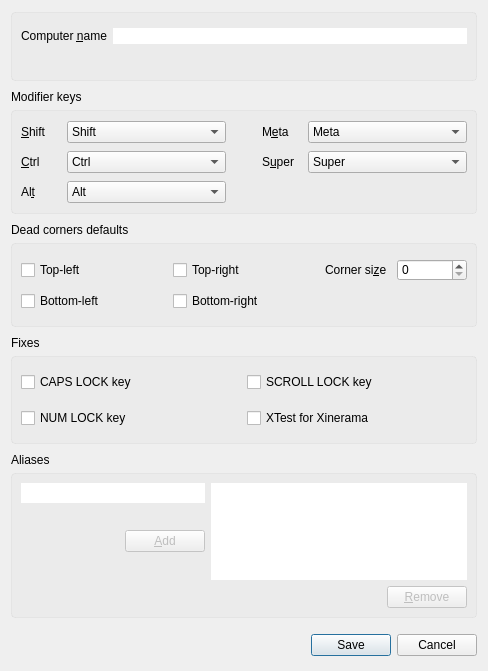
<?xml version="1.0" encoding="UTF-8"?>
<ui version="4.0">
 <class>ScreenSettingsDialogBase</class>
 <widget class="QDialog" name="ScreenSettingsDialogBase">
  <property name="geometry">
   <rect>
    <x>0</x>
    <y>0</y>
    <width>488</width>
    <height>671</height>
   </rect>
  </property>
  <property name="sizePolicy">
   <sizepolicy hsizetype="Preferred" vsizetype="Expanding">
    <horstretch>0</horstretch>
    <verstretch>1</verstretch>
   </sizepolicy>
  </property>
  <property name="minimumSize">
   <size>
    <width>400</width>
    <height>620</height>
   </size>
  </property>
  <property name="windowTitle">
   <string>Computer settings</string>
  </property>
  <layout class="QVBoxLayout">
   <property name="spacing">
    <number>6</number>
   </property>
   <property name="leftMargin">
    <number>11</number>
   </property>
   <property name="topMargin">
    <number>12</number>
   </property>
   <property name="rightMargin">
    <number>11</number>
   </property>
   <property name="bottomMargin">
    <number>15</number>
   </property>
   <item>
    <widget class="QFrame" name="groupBox">
     <property name="styleSheet">
      <string notr="true">.QFrame{
border: 1px solid  rgba(192,192,192, 0.2);
border-radius: 4px;
background-color: rgba(192,192,192, 0.1);
}</string>
     </property>
     <property name="frameShape">
      <enum>QFrame::StyledPanel</enum>
     </property>
     <property name="frameShadow">
      <enum>QFrame::Raised</enum>
     </property>
     <layout class="QGridLayout" name="gridLayout_4">
      <property name="topMargin">
       <number>15</number>
      </property>
      <property name="bottomMargin">
       <number>15</number>
      </property>
      <item row="0" column="0">
       <widget class="QLabel" name="label_7">
        <property name="sizePolicy">
         <sizepolicy hsizetype="Preferred" vsizetype="Fixed">
          <horstretch>0</horstretch>
          <verstretch>0</verstretch>
         </sizepolicy>
        </property>
        <property name="text">
         <string>Computer &amp;name</string>
        </property>
        <property name="buddy">
         <cstring>m_pLineEditName</cstring>
        </property>
       </widget>
      </item>
      <item row="0" column="1">
       <widget class="QLineEdit" name="m_pLineEditName">
        <property name="sizePolicy">
         <sizepolicy hsizetype="Expanding" vsizetype="Fixed">
          <horstretch>0</horstretch>
          <verstretch>0</verstretch>
         </sizepolicy>
        </property>
        <property name="maxLength">
         <number>255</number>
        </property>
        <property name="frame">
         <bool>false</bool>
        </property>
       </widget>
      </item>
      <item row="1" column="1">
       <widget class="QLabel" name="m_pLabelNameError">
        <property name="sizePolicy">
         <sizepolicy hsizetype="Preferred" vsizetype="Fixed">
          <horstretch>0</horstretch>
          <verstretch>0</verstretch>
         </sizepolicy>
        </property>
        <property name="minimumSize">
         <size>
          <width>0</width>
          <height>0</height>
         </size>
        </property>
        <property name="styleSheet">
         <string notr="true">color: #EC4C47; 
font-size: 13px; 
font-family: Arial; 
font-weight: bold;</string>
        </property>
        <property name="text">
         <string/>
        </property>
        <property name="alignment">
         <set>Qt::AlignLeading|Qt::AlignLeft|Qt::AlignVCenter</set>
        </property>
       </widget>
      </item>
     </layout>
    </widget>
   </item>
   <item>
    <spacer name="verticalSpacer_2">
     <property name="orientation">
      <enum>Qt::Vertical</enum>
     </property>
     <property name="sizeType">
      <enum>QSizePolicy::Fixed</enum>
     </property>
     <property name="sizeHint" stdset="0">
      <size>
       <width>20</width>
       <height>3</height>
      </size>
     </property>
    </spacer>
   </item>
   <item>
    <widget class="QLabel" name="m_pLlabelModifierKeys">
     <property name="sizePolicy">
      <sizepolicy hsizetype="Preferred" vsizetype="Fixed">
       <horstretch>0</horstretch>
       <verstretch>0</verstretch>
      </sizepolicy>
     </property>
     <property name="text">
      <string>Modifier keys</string>
     </property>
    </widget>
   </item>
   <item>
    <widget class="QFrame" name="m_pGroupModifiers">
     <property name="styleSheet">
      <string notr="true">.QFrame{
border: 1px solid  rgba(192,192,192, 0.2);
border-radius: 4px;
background-color: rgba(192,192,192, 0.1);
}</string>
     </property>
     <property name="frameShape">
      <enum>QFrame::StyledPanel</enum>
     </property>
     <property name="frameShadow">
      <enum>QFrame::Raised</enum>
     </property>
     <layout class="QGridLayout" name="gridLayout">
      <property name="topMargin">
       <number>10</number>
      </property>
      <property name="bottomMargin">
       <number>10</number>
      </property>
      <property name="verticalSpacing">
       <number>8</number>
      </property>
      <item row="0" column="4">
       <widget class="QLabel" name="label_5">
        <property name="maximumSize">
         <size>
          <width>40</width>
          <height>16777215</height>
         </size>
        </property>
        <property name="text">
         <string>M&amp;eta</string>
        </property>
        <property name="buddy">
         <cstring>m_pComboBoxMeta</cstring>
        </property>
       </widget>
      </item>
      <item row="0" column="1">
       <widget class="QComboBox" name="m_pComboBoxShift">
        <property name="frame">
         <bool>true</bool>
        </property>
        <item>
         <property name="text">
          <string>Shift</string>
         </property>
        </item>
        <item>
         <property name="text">
          <string>Ctrl</string>
         </property>
        </item>
        <item>
         <property name="text">
          <string>Alt</string>
         </property>
        </item>
        <item>
         <property name="text">
          <string>Meta</string>
         </property>
        </item>
        <item>
         <property name="text">
          <string>Super</string>
         </property>
        </item>
        <item>
         <property name="text">
          <string>None</string>
         </property>
        </item>
       </widget>
      </item>
      <item row="1" column="1">
       <widget class="QComboBox" name="m_pComboBoxCtrl">
        <property name="currentIndex">
         <number>1</number>
        </property>
        <item>
         <property name="text">
          <string>Shift</string>
         </property>
        </item>
        <item>
         <property name="text">
          <string>Ctrl</string>
         </property>
        </item>
        <item>
         <property name="text">
          <string>Alt</string>
         </property>
        </item>
        <item>
         <property name="text">
          <string>Meta</string>
         </property>
        </item>
        <item>
         <property name="text">
          <string>Super</string>
         </property>
        </item>
        <item>
         <property name="text">
          <string>None</string>
         </property>
        </item>
       </widget>
      </item>
      <item row="2" column="0">
       <widget class="QLabel" name="label_4">
        <property name="text">
         <string>Al&amp;t</string>
        </property>
        <property name="buddy">
         <cstring>m_pComboBoxAlt</cstring>
        </property>
       </widget>
      </item>
      <item row="0" column="3">
       <spacer name="horizontalSpacer">
        <property name="orientation">
         <enum>Qt::Horizontal</enum>
        </property>
        <property name="sizeType">
         <enum>QSizePolicy::Fixed</enum>
        </property>
        <property name="sizeHint" stdset="0">
         <size>
          <width>30</width>
          <height>20</height>
         </size>
        </property>
       </spacer>
      </item>
      <item row="1" column="0">
       <widget class="QLabel" name="label_3">
        <property name="text">
         <string>&amp;Ctrl</string>
        </property>
        <property name="buddy">
         <cstring>m_pComboBoxCtrl</cstring>
        </property>
       </widget>
      </item>
      <item row="0" column="0">
       <widget class="QLabel" name="label_2">
        <property name="maximumSize">
         <size>
          <width>40</width>
          <height>16777215</height>
         </size>
        </property>
        <property name="text">
         <string>&amp;Shift</string>
        </property>
        <property name="buddy">
         <cstring>m_pComboBoxShift</cstring>
        </property>
       </widget>
      </item>
      <item row="2" column="1">
       <widget class="QComboBox" name="m_pComboBoxAlt">
        <property name="currentIndex">
         <number>2</number>
        </property>
        <item>
         <property name="text">
          <string>Shift</string>
         </property>
        </item>
        <item>
         <property name="text">
          <string>Ctrl</string>
         </property>
        </item>
        <item>
         <property name="text">
          <string>Alt</string>
         </property>
        </item>
        <item>
         <property name="text">
          <string>Meta</string>
         </property>
        </item>
        <item>
         <property name="text">
          <string>Super</string>
         </property>
        </item>
        <item>
         <property name="text">
          <string>None</string>
         </property>
        </item>
       </widget>
      </item>
      <item row="0" column="5">
       <widget class="QComboBox" name="m_pComboBoxMeta">
        <property name="currentIndex">
         <number>3</number>
        </property>
        <item>
         <property name="text">
          <string>Shift</string>
         </property>
        </item>
        <item>
         <property name="text">
          <string>Ctrl</string>
         </property>
        </item>
        <item>
         <property name="text">
          <string>Alt</string>
         </property>
        </item>
        <item>
         <property name="text">
          <string>Meta</string>
         </property>
        </item>
        <item>
         <property name="text">
          <string>Super</string>
         </property>
        </item>
        <item>
         <property name="text">
          <string>None</string>
         </property>
        </item>
       </widget>
      </item>
      <item row="1" column="4">
       <widget class="QLabel" name="label_6">
        <property name="text">
         <string>S&amp;uper</string>
        </property>
        <property name="buddy">
         <cstring>m_pComboBoxSuper</cstring>
        </property>
       </widget>
      </item>
      <item row="1" column="5">
       <widget class="QComboBox" name="m_pComboBoxSuper">
        <property name="currentIndex">
         <number>4</number>
        </property>
        <item>
         <property name="text">
          <string>Shift</string>
         </property>
        </item>
        <item>
         <property name="text">
          <string>Ctrl</string>
         </property>
        </item>
        <item>
         <property name="text">
          <string>Alt</string>
         </property>
        </item>
        <item>
         <property name="text">
          <string>Meta</string>
         </property>
        </item>
        <item>
         <property name="text">
          <string>Super</string>
         </property>
        </item>
        <item>
         <property name="text">
          <string>None</string>
         </property>
        </item>
       </widget>
      </item>
     </layout>
    </widget>
   </item>
   <item>
    <spacer name="verticalSpacer_4">
     <property name="orientation">
      <enum>Qt::Vertical</enum>
     </property>
     <property name="sizeType">
      <enum>QSizePolicy::Fixed</enum>
     </property>
     <property name="sizeHint" stdset="0">
      <size>
       <width>20</width>
       <height>3</height>
      </size>
     </property>
    </spacer>
   </item>
   <item>
    <widget class="QLabel" name="m_pLabelDeadCorners">
     <property name="sizePolicy">
      <sizepolicy hsizetype="Preferred" vsizetype="Fixed">
       <horstretch>0</horstretch>
       <verstretch>0</verstretch>
      </sizepolicy>
     </property>
     <property name="text">
      <string>Dead corners defaults</string>
     </property>
    </widget>
   </item>
   <item>
    <widget class="QFrame" name="m_pGroupSwitchCorners">
     <property name="sizePolicy">
      <sizepolicy hsizetype="Preferred" vsizetype="Preferred">
       <horstretch>0</horstretch>
       <verstretch>0</verstretch>
      </sizepolicy>
     </property>
     <property name="styleSheet">
      <string notr="true">.QFrame{
border: 1px solid  rgba(192,192,192, 0.2);
border-radius: 4px;
background-color: rgba(192,192,192, 0.1);
}</string>
     </property>
     <property name="frameShape">
      <enum>QFrame::StyledPanel</enum>
     </property>
     <property name="frameShadow">
      <enum>QFrame::Raised</enum>
     </property>
     <layout class="QGridLayout" name="gridLayout_2" rowstretch="0,0" columnstretch="0,0,0,0">
      <property name="sizeConstraint">
       <enum>QLayout::SetDefaultConstraint</enum>
      </property>
      <property name="topMargin">
       <number>15</number>
      </property>
      <property name="bottomMargin">
       <number>15</number>
      </property>
      <property name="spacing">
       <number>10</number>
      </property>
      <item row="0" column="0">
       <widget class="QCheckBox" name="m_pCheckBoxCornerTopLeft">
        <property name="sizePolicy">
         <sizepolicy hsizetype="Expanding" vsizetype="Preferred">
          <horstretch>0</horstretch>
          <verstretch>0</verstretch>
         </sizepolicy>
        </property>
        <property name="minimumSize">
         <size>
          <width>0</width>
          <height>0</height>
         </size>
        </property>
        <property name="text">
         <string>Top-left</string>
        </property>
       </widget>
      </item>
      <item row="1" column="1">
       <widget class="QCheckBox" name="m_pCheckBoxCornerBottomRight">
        <property name="sizePolicy">
         <sizepolicy hsizetype="Expanding" vsizetype="Maximum">
          <horstretch>0</horstretch>
          <verstretch>0</verstretch>
         </sizepolicy>
        </property>
        <property name="minimumSize">
         <size>
          <width>0</width>
          <height>0</height>
         </size>
        </property>
        <property name="text">
         <string>Bottom-right</string>
        </property>
       </widget>
      </item>
      <item row="0" column="1">
       <widget class="QCheckBox" name="m_pCheckBoxCornerTopRight">
        <property name="sizePolicy">
         <sizepolicy hsizetype="Expanding" vsizetype="Maximum">
          <horstretch>0</horstretch>
          <verstretch>0</verstretch>
         </sizepolicy>
        </property>
        <property name="minimumSize">
         <size>
          <width>0</width>
          <height>0</height>
         </size>
        </property>
        <property name="text">
         <string>Top-right</string>
        </property>
        <property name="autoRepeatInterval">
         <number>100</number>
        </property>
       </widget>
      </item>
      <item row="0" column="2">
       <widget class="QLabel" name="label">
        <property name="sizePolicy">
         <sizepolicy hsizetype="Fixed" vsizetype="Fixed">
          <horstretch>0</horstretch>
          <verstretch>0</verstretch>
         </sizepolicy>
        </property>
        <property name="text">
         <string>Corner si&amp;ze</string>
        </property>
        <property name="buddy">
         <cstring>m_pSpinBoxSwitchCornerSize</cstring>
        </property>
       </widget>
      </item>
      <item row="1" column="0">
       <widget class="QCheckBox" name="m_pCheckBoxCornerBottomLeft">
        <property name="sizePolicy">
         <sizepolicy hsizetype="Fixed" vsizetype="Minimum">
          <horstretch>0</horstretch>
          <verstretch>0</verstretch>
         </sizepolicy>
        </property>
        <property name="minimumSize">
         <size>
          <width>0</width>
          <height>0</height>
         </size>
        </property>
        <property name="text">
         <string>Bottom-left</string>
        </property>
       </widget>
      </item>
      <item row="0" column="3">
       <widget class="QSpinBox" name="m_pSpinBoxSwitchCornerSize">
        <property name="sizePolicy">
         <sizepolicy hsizetype="Preferred" vsizetype="Fixed">
          <horstretch>0</horstretch>
          <verstretch>0</verstretch>
         </sizepolicy>
        </property>
        <property name="minimumSize">
         <size>
          <width>70</width>
          <height>0</height>
         </size>
        </property>
       </widget>
      </item>
     </layout>
    </widget>
   </item>
   <item>
    <spacer name="verticalSpacer_6">
     <property name="orientation">
      <enum>Qt::Vertical</enum>
     </property>
     <property name="sizeType">
      <enum>QSizePolicy::Fixed</enum>
     </property>
     <property name="sizeHint" stdset="0">
      <size>
       <width>20</width>
       <height>3</height>
      </size>
     </property>
    </spacer>
   </item>
   <item>
    <widget class="QLabel" name="m_LabelFixes">
     <property name="sizePolicy">
      <sizepolicy hsizetype="Preferred" vsizetype="Fixed">
       <horstretch>0</horstretch>
       <verstretch>0</verstretch>
      </sizepolicy>
     </property>
     <property name="text">
      <string>Fixes</string>
     </property>
    </widget>
   </item>
   <item>
    <widget class="QFrame" name="m_pGroupFixes">
     <property name="styleSheet">
      <string notr="true">.QFrame{
border: 1px solid  rgba(192,192,192, 0.2);
border-radius: 4px;
background-color: rgba(192,192,192, 0.1);
}</string>
     </property>
     <property name="frameShape">
      <enum>QFrame::StyledPanel</enum>
     </property>
     <property name="frameShadow">
      <enum>QFrame::Raised</enum>
     </property>
     <layout class="QGridLayout" name="gridLayout_3">
      <property name="topMargin">
       <number>15</number>
      </property>
      <property name="bottomMargin">
       <number>15</number>
      </property>
      <property name="verticalSpacing">
       <number>16</number>
      </property>
      <item row="0" column="0">
       <widget class="QCheckBox" name="m_pCheckBoxCapsLock">
        <property name="sizePolicy">
         <sizepolicy hsizetype="Minimum" vsizetype="Preferred">
          <horstretch>0</horstretch>
          <verstretch>0</verstretch>
         </sizepolicy>
        </property>
        <property name="text">
         <string>CAPS LOCK key</string>
        </property>
       </widget>
      </item>
      <item row="1" column="0">
       <widget class="QCheckBox" name="m_pCheckBoxNumLock">
        <property name="sizePolicy">
         <sizepolicy hsizetype="Minimum" vsizetype="Preferred">
          <horstretch>0</horstretch>
          <verstretch>0</verstretch>
         </sizepolicy>
        </property>
        <property name="text">
         <string>NUM LOCK key</string>
        </property>
       </widget>
      </item>
      <item row="0" column="1">
       <widget class="QCheckBox" name="m_pCheckBoxScrollLock">
        <property name="sizePolicy">
         <sizepolicy hsizetype="Minimum" vsizetype="Preferred">
          <horstretch>0</horstretch>
          <verstretch>0</verstretch>
         </sizepolicy>
        </property>
        <property name="text">
         <string>SCROLL LOCK key</string>
        </property>
       </widget>
      </item>
      <item row="1" column="1">
       <widget class="QCheckBox" name="m_pCheckBoxXTest">
        <property name="sizePolicy">
         <sizepolicy hsizetype="Minimum" vsizetype="Preferred">
          <horstretch>0</horstretch>
          <verstretch>0</verstretch>
         </sizepolicy>
        </property>
        <property name="text">
         <string>XTest for Xinerama</string>
        </property>
        <property name="checked">
         <bool>false</bool>
        </property>
       </widget>
      </item>
     </layout>
    </widget>
   </item>
   <item>
    <spacer name="verticalSpacer_8">
     <property name="orientation">
      <enum>Qt::Vertical</enum>
     </property>
     <property name="sizeType">
      <enum>QSizePolicy::Fixed</enum>
     </property>
     <property name="sizeHint" stdset="0">
      <size>
       <width>20</width>
       <height>3</height>
      </size>
     </property>
    </spacer>
   </item>
   <item>
    <widget class="QLabel" name="m_pLabelAliases">
     <property name="sizePolicy">
      <sizepolicy hsizetype="Preferred" vsizetype="Fixed">
       <horstretch>0</horstretch>
       <verstretch>0</verstretch>
      </sizepolicy>
     </property>
     <property name="text">
      <string>Aliases</string>
     </property>
    </widget>
   </item>
   <item>
    <widget class="QFrame" name="m_pGroupAliases">
     <property name="sizePolicy">
      <sizepolicy hsizetype="Preferred" vsizetype="Expanding">
       <horstretch>0</horstretch>
       <verstretch>0</verstretch>
      </sizepolicy>
     </property>
     <property name="styleSheet">
      <string notr="true">.QFrame{
border: 1px solid  rgba(192,192,192, 0.2);
border-radius: 4px;
background-color: rgba(192,192,192, 0.1);
}</string>
     </property>
     <property name="frameShape">
      <enum>QFrame::StyledPanel</enum>
     </property>
     <property name="frameShadow">
      <enum>QFrame::Raised</enum>
     </property>
     <layout class="QHBoxLayout" name="horizontalLayout">
      <property name="sizeConstraint">
       <enum>QLayout::SetDefaultConstraint</enum>
      </property>
      <item>
       <layout class="QGridLayout" name="gridLayout_5">
        <property name="topMargin">
         <number>0</number>
        </property>
        <property name="verticalSpacing">
         <number>6</number>
        </property>
        <item row="2" column="0">
         <spacer name="horizontalSpacer_3">
          <property name="orientation">
           <enum>Qt::Horizontal</enum>
          </property>
          <property name="sizeHint" stdset="0">
           <size>
            <width>40</width>
            <height>20</height>
           </size>
          </property>
         </spacer>
        </item>
        <item row="2" column="1">
         <widget class="QPushButton" name="m_pButtonAddAlias">
          <property name="enabled">
           <bool>false</bool>
          </property>
          <property name="sizePolicy">
           <sizepolicy hsizetype="Fixed" vsizetype="Fixed">
            <horstretch>0</horstretch>
            <verstretch>0</verstretch>
           </sizepolicy>
          </property>
          <property name="minimumSize">
           <size>
            <width>43</width>
            <height>20</height>
           </size>
          </property>
          <property name="layoutDirection">
           <enum>Qt::LeftToRight</enum>
          </property>
          <property name="styleSheet">
           <string notr="true">QPushButton#m_pButtonAddAlias{
left: 30px;
}</string>
          </property>
          <property name="text">
           <string>&amp;Add</string>
          </property>
         </widget>
        </item>
        <item row="0" column="0" colspan="2">
         <widget class="QLineEdit" name="m_pLineEditAlias">
          <property name="sizePolicy">
           <sizepolicy hsizetype="Expanding" vsizetype="Fixed">
            <horstretch>0</horstretch>
            <verstretch>0</verstretch>
           </sizepolicy>
          </property>
          <property name="minimumSize">
           <size>
            <width>168</width>
            <height>20</height>
           </size>
          </property>
          <property name="styleSheet">
           <string notr="true"/>
          </property>
          <property name="maxLength">
           <number>255</number>
          </property>
          <property name="frame">
           <bool>false</bool>
          </property>
         </widget>
        </item>
        <item row="1" column="0" colspan="2">
         <widget class="QLabel" name="m_pLabelAliasError">
          <property name="sizePolicy">
           <sizepolicy hsizetype="Minimum" vsizetype="Maximum">
            <horstretch>0</horstretch>
            <verstretch>0</verstretch>
           </sizepolicy>
          </property>
          <property name="minimumSize">
           <size>
            <width>0</width>
            <height>0</height>
           </size>
          </property>
          <property name="maximumSize">
           <size>
            <width>16777215</width>
            <height>16777215</height>
           </size>
          </property>
          <property name="styleSheet">
           <string notr="true">color: #EC4C47; 
font-size: 13px; 
font-family: Arial; 
font-weight: bold;</string>
          </property>
          <property name="text">
           <string/>
          </property>
          <property name="wordWrap">
           <bool>true</bool>
          </property>
         </widget>
        </item>
        <item row="3" column="0" colspan="2">
         <spacer name="verticalSpacer">
          <property name="orientation">
           <enum>Qt::Vertical</enum>
          </property>
          <property name="sizeHint" stdset="0">
           <size>
            <width>20</width>
            <height>0</height>
           </size>
          </property>
         </spacer>
        </item>
       </layout>
      </item>
      <item>
       <layout class="QGridLayout" name="gridLayout_7">
        <property name="topMargin">
         <number>0</number>
        </property>
        <property name="verticalSpacing">
         <number>6</number>
        </property>
        <item row="0" column="0" colspan="2">
         <widget class="QListWidget" name="m_pListAliases">
          <property name="sizePolicy">
           <sizepolicy hsizetype="Preferred" vsizetype="Expanding">
            <horstretch>0</horstretch>
            <verstretch>0</verstretch>
           </sizepolicy>
          </property>
          <property name="minimumSize">
           <size>
            <width>0</width>
            <height>0</height>
           </size>
          </property>
          <property name="maximumSize">
           <size>
            <width>16777215</width>
            <height>16777215</height>
           </size>
          </property>
          <property name="styleSheet">
           <string notr="true"/>
          </property>
          <property name="frameShape">
           <enum>QFrame::NoFrame</enum>
          </property>
          <property name="selectionMode">
           <enum>QAbstractItemView::ExtendedSelection</enum>
          </property>
         </widget>
        </item>
        <item row="1" column="1">
         <widget class="QPushButton" name="m_pButtonRemoveAlias">
          <property name="enabled">
           <bool>false</bool>
          </property>
          <property name="minimumSize">
           <size>
            <width>0</width>
            <height>0</height>
           </size>
          </property>
          <property name="text">
           <string>&amp;Remove</string>
          </property>
         </widget>
        </item>
        <item row="1" column="0">
         <spacer name="horizontalSpacer_2">
          <property name="orientation">
           <enum>Qt::Horizontal</enum>
          </property>
          <property name="sizeHint" stdset="0">
           <size>
            <width>40</width>
            <height>0</height>
           </size>
          </property>
         </spacer>
        </item>
        <item row="2" column="1">
         <spacer name="verticalSpacer_3">
          <property name="orientation">
           <enum>Qt::Vertical</enum>
          </property>
          <property name="sizeHint" stdset="0">
           <size>
            <width>20</width>
            <height>40</height>
           </size>
          </property>
         </spacer>
        </item>
       </layout>
      </item>
     </layout>
    </widget>
   </item>
   <item>
    <spacer name="verticalSpacer_9">
     <property name="orientation">
      <enum>Qt::Vertical</enum>
     </property>
     <property name="sizeType">
      <enum>QSizePolicy::Fixed</enum>
     </property>
     <property name="sizeHint" stdset="0">
      <size>
       <width>20</width>
       <height>10</height>
      </size>
     </property>
    </spacer>
   </item>
   <item>
    <widget class="QDialogButtonBox" name="m_pButtonBox">
     <property name="minimumSize">
      <size>
       <width>0</width>
       <height>0</height>
      </size>
     </property>
     <property name="orientation">
      <enum>Qt::Horizontal</enum>
     </property>
     <property name="standardButtons">
      <set>QDialogButtonBox::Cancel|QDialogButtonBox::Save</set>
     </property>
    </widget>
   </item>
  </layout>
 </widget>
 <resources/>
 <connections>
  <connection>
   <sender>m_pButtonBox</sender>
   <signal>accepted()</signal>
   <receiver>ScreenSettingsDialogBase</receiver>
   <slot>accept()</slot>
   <hints>
    <hint type="sourcelabel">
     <x>222</x>
     <y>502</y>
    </hint>
    <hint type="destinationlabel">
     <x>157</x>
     <y>274</y>
    </hint>
   </hints>
  </connection>
  <connection>
   <sender>m_pButtonBox</sender>
   <signal>rejected()</signal>
   <receiver>ScreenSettingsDialogBase</receiver>
   <slot>reject()</slot>
   <hints>
    <hint type="sourcelabel">
     <x>290</x>
     <y>508</y>
    </hint>
    <hint type="destinationlabel">
     <x>286</x>
     <y>274</y>
    </hint>
   </hints>
  </connection>
 </connections>
</ui>
